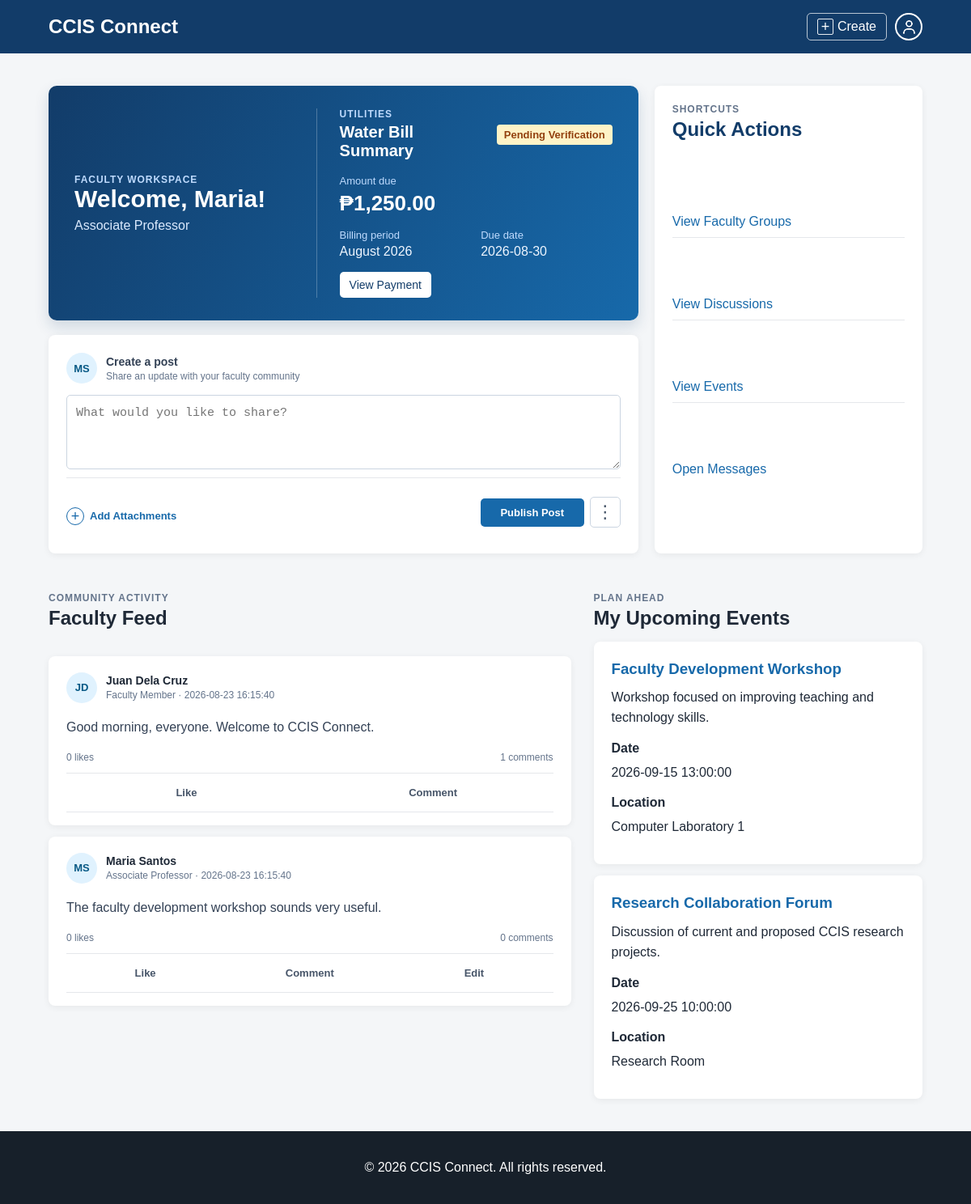
Page /dashboard.php (signed in) on the committed database.
### tables this page shows
CREATE TABLE users (
    id INT UNSIGNED AUTO_INCREMENT PRIMARY KEY,

    employee_id VARCHAR(50) NOT NULL UNIQUE,

    first_name VARCHAR(100) NOT NULL,
    last_name VARCHAR(100) NOT NULL,

    email VARCHAR(150) NOT NULL UNIQUE,

    password VARCHAR(255) NOT NULL,

    position VARCHAR(150) DEFAULT NULL,

    role ENUM('faculty', 'administrator')
        NOT NULL DEFAULT 'faculty',

    status ENUM('active', 'inactive', 'pending')
        NOT NULL DEFAULT 'active',

    created_at TIMESTAMP NOT NULL DEFAULT CURRENT_TIMESTAMP,

    updated_at TIMESTAMP NOT NULL DEFAULT CURRENT_TIMESTAMP
        ON UPDATE CURRENT_TIMESTAMP
);

CREATE TABLE water_bills (
    id INT UNSIGNED AUTO_INCREMENT PRIMARY KEY,

    water_account_id INT UNSIGNED NOT NULL,

    billing_period VARCHAR(50) NOT NULL,

    previous_reading DECIMAL(10,2)
        NOT NULL DEFAULT 0.00,

    current_reading DECIMAL(10,2)
        NOT NULL DEFAULT 0.00,

    consumption DECIMAL(10,2)
        NOT NULL DEFAULT 0.00,

    rate_per_unit DECIMAL(10,2)
        NOT NULL DEFAULT 0.00,

    base_charge DECIMAL(10,2)
        NOT NULL DEFAULT 0.00,

    additional_charge DECIMAL(10,2)
        NOT NULL DEFAULT 0.00,

    total_amount DECIMAL(10,2)
        NOT NULL DEFAULT 0.00,

    due_date DATE NOT NULL,

    status ENUM(
        'unpaid',
        'pending_verification',
        'paid',
        'overdue',
        'rejected'
    ) NOT NULL DEFAULT 'unpaid',

    created_by INT UNSIGNED NOT NULL,

    created_at TIMESTAMP NOT NULL DEFAULT CURRENT_TIMESTAMP,

    updated_at TIMESTAMP NOT NULL DEFAULT CURRENT_TIMESTAMP
        ON UPDATE CURRENT_TIMESTAMP,

    CONSTRAINT fk_bill_water_account
        FOREIGN KEY (water_account_id)
        REFERENCES water_accounts(id)
        ON DELETE CASCADE,

    CONSTRAINT fk_bill_created_by
        FOREIGN KEY (created_by)
        REFERENCES users(id)
        ON DELETE RESTRICT
);

CREATE TABLE posts (
    id INT UNSIGNED AUTO_INCREMENT PRIMARY KEY,

    user_id INT UNSIGNED NOT NULL,

    content TEXT NOT NULL,

    attachment_path VARCHAR(255) DEFAULT NULL,
    attachment_name VARCHAR(255) DEFAULT NULL,
    attachment_type ENUM('image', 'video', 'file') DEFAULT NULL,
    attachment_size INT UNSIGNED DEFAULT NULL,

    status ENUM('published', 'hidden', 'deleted')
        NOT NULL DEFAULT 'published',

    created_at TIMESTAMP NOT NULL DEFAULT CURRENT_TIMESTAMP,

    updated_at TIMESTAMP NOT NULL DEFAULT CURRENT_TIMESTAMP
        ON UPDATE CURRENT_TIMESTAMP,

    CONSTRAINT fk_post_user
        FOREIGN KEY (user_id)
        REFERENCES users(id)
        ON DELETE CASCADE
);

CREATE TABLE events (
    id INT UNSIGNED AUTO_INCREMENT PRIMARY KEY,

    title VARCHAR(255) NOT NULL,
    description TEXT DEFAULT NULL,

    event_date DATETIME NOT NULL,
    location VARCHAR(255) DEFAULT NULL,

    created_by INT UNSIGNED NOT NULL,

    status ENUM('upcoming', 'ongoing', 'completed', 'cancelled')
        NOT NULL DEFAULT 'upcoming',

    created_at TIMESTAMP NOT NULL DEFAULT CURRENT_TIMESTAMP,

    updated_at TIMESTAMP NOT NULL DEFAULT CURRENT_TIMESTAMP
        ON UPDATE CURRENT_TIMESTAMP,

    CONSTRAINT fk_event_created_by
        FOREIGN KEY (created_by)
        REFERENCES users(id)
        ON DELETE CASCADE
);

### includes/auth.php (called while the page is built, shortened)
<?php
function e(?string $value): string
{
    return htmlspecialchars($value ?? '', ENT_QUOTES, 'UTF-8');
}

### dashboard.php (the view, shortened to what this page needs)
<?php
require_once __DIR__ . '/config/database.php';
require_once __DIR__ . '/includes/auth.php';
$userId = (int) $_SESSION['user_id'];
$userStatement = $pdo->prepare(
    'SELECT employee_id, first_name, last_name, email,
            position, role
     FROM users
     WHERE id = :id
     LIMIT 1'
);
$userStatement->execute(['id' => $userId]);
$user = $userStatement->fetch();
$eventStatement = $pdo->query(
    'SELECT title, description, event_date, location
     FROM events
     WHERE event_date >= NOW()
     ORDER BY event_date ASC
     LIMIT 5'
);
$events = $eventStatement->fetchAll();
$postStatement = $pdo->prepare(
    'SELECT posts.id,
            posts.user_id,
            posts.content,
            posts.attachment_path,
            posts.attachment_name,
            posts.attachment_type,
            posts.created_at,
            users.first_name,
            users.last_name,
            users.position,
            (SELECT COUNT(*) FROM reactions WHERE reactions.post_id = posts.id) AS reaction_count,
            (SELECT COUNT(*) FROM comments WHERE comments.post_id = posts.id) AS comment_count,
            EXISTS (
                SELECT 1 FROM reactions
                WHERE reactions.post_id = posts.id
                AND reactions.user_id = :user_id
            ) AS user_reacted
     FROM posts
     INNER JOIN users ON users.id = posts.user_id
     WHERE posts.status = "published"
     ORDER BY posts.created_at DESC
     LIMIT 10'
);
$postStatement->execute(['user_id' => $userId]);
$posts = $postStatement->fetchAll();
$billStatement = $pdo->prepare(
    'SELECT wb.id, wb.billing_period, wb.total_amount AS amount, wb.due_date, wb.status
     FROM water_bills wb
     INNER JOIN water_accounts wa ON wb.water_account_id = wa.id
     WHERE wa.user_id = :user_id
     ORDER BY wb.due_date DESC
     LIMIT 1'
);
$billStatement->execute(['user_id' => $userId]);
$currentBill = $billStatement->fetch();
require_once __DIR__ . '/includes/header.php';
?>
<section class="dashboard-top">
    <div class="dashboard-main">
        <div class="dashboard-intro">
        <div>
            <p class="eyebrow">Faculty workspace</p>
            <h1>Welcome, <?= e($user['first_name']) ?>!</h1>
            <p><?= e($user['position'] ?? 'Faculty Member') ?></p>
        </div>
        <div class="intro-bill">
            <div class="card-heading">
                <div>
                    <p class="eyebrow">Utilities</p>
                    <h2>Water Bill Summary</h2>
                </div>
                <?php if ($currentBill): ?>
                    <span class="status <?= e($currentBill['status']) ?>">
                        <?= e(ucwords(str_replace('_', ' ', $currentBill['status']))) ?>
                    </span>
                <?php endif; ?>
            </div>
            <?php if ($currentBill): ?>
                <div class="bill-amount">
                    <span>Amount due</span>
                    <strong>₱<?= number_format((float) $currentBill['amount'], 2) ?></strong>
                </div>
                <div class="bill-meta">
                    <p><strong>Billing period</strong><?= e($currentBill['billing_period']) ?></p>
                    <p><strong>Due date</strong><?= e($currentBill['due_date']) ?></p>
                </div>
                <?php if ($currentBill['status'] !== 'paid'): ?>
                    <a
                        href="#"
                        class="button small"
                        onclick="alert('Water bill payment page will be added next.'); return false;"
                    >
                        View Payment
                    </a>
                <?php endif; ?>
            <?php else: ?>
                <p>No water bill is currently available.</p>
            <?php endif; ?>
        </div>
        </div>
        <div class="card post-composer">
            <div class="composer-heading">
                <span class="avatar" aria-hidden="true">
                    <?= e(strtoupper(substr($user['first_name'], 0, 1) . substr($user['last_name'], 0, 1))) ?>
                </span>
                <div>
                    <strong>Create a post</strong>
                    <small>Share an update with your faculty community</small>
                </div>
            </div>
            <form method="post" enctype="multipart/form-data">
                <textarea name="post_content" rows="3" maxlength="2000" placeholder="What would you like to share?"></textarea>
                <div class="composer-actions">
                    <div class="attachment-actions">
                        <label for="attachment" class="attachment-button">
                            <span aria-hidden="true">+</span>
                            Add Attachments
                        </label>
                    </div>
                    <div class="composer-publish-actions">
                        <button type="submit" class="button post-submit">Publish Post</button>
                        <details class="composer-menu">
                            <summary class="composer-more-button" aria-label="More create options" title="More create options">
                                <span aria-hidden="true">&#8942;</span>
                            </summary>
                        </details>
                    </div>
                </div>
            </form>
        </div>
    </div>
    <div class="card quick-actions-card">
        <div class="card-heading">
            <div>
                <p class="eyebrow">Shortcuts</p>
                <h2>Quick Actions</h2>
            </div>
        </div>
        <div class="quick-actions">
            <a href="#" class="action-link">View Faculty Groups</a>
            <a href="#" class="action-link">View Discussions</a>
            <a href="#" class="action-link">View Events</a>
            <a href="#" class="action-link">Open Messages</a>
        </div>
    </div>
</section>
<section class="dashboard-feeds" id="community-feed">
    <div class="content-section community-feed">
        <div class="section-heading">
            <div>
                <p class="eyebrow">Community activity</p>
                <h2>Faculty Feed</h2>
            </div>
        </div>
        <?php if (empty($posts)): ?>
            <div class="card empty-state">
                <p>No community posts yet.</p>
            </div>
        <?php else: ?>
            <div class="feed-list">
                <?php foreach ($posts as $post): ?>
                    <article class="card social-post">
                        <header class="post-author">
                            <span class="avatar" aria-hidden="true">
                                <?= e(strtoupper(substr($post['first_name'], 0, 1) . substr($post['last_name'], 0, 1))) ?>
                            </span>
                            <div>
                                <strong><?= e($post['first_name'] . ' ' . $post['last_name']) ?></strong>
                                <small><?= e($post['position'] ?? 'Faculty Member') ?> · <?= e($post['created_at']) ?></small>
                            </div>
                        </header>
                        <p class="post-content"><?= nl2br(e($post['content'])) ?></p>
                        <div class="post-summary">
                            <span><?= (int) $post['reaction_count'] ?> likes</span>
                            <span><?= (int) $post['comment_count'] ?> comments</span>
                        </div>
                        <div class="post-actions">
                            <form method="post">
                                <button type="submit" class="post-action <?= $post['user_reacted'] ? 'is-active' : '' ?>">
                                    <?= $post['user_reacted'] ? 'Liked' : 'Like' ?>
                                </button>
                            </form>
                            <button type="button" class="post-action comment-toggle" aria-expanded="false">Comment</button>
                            <?php if ((int) $post['user_id'] === $userId): ?>
                                <button
                                    type="button"
                                    class="post-action edit-toggle"
                                    data-edit-target="edit-form-<?= (int) $post['id'] ?>"
                                    aria-expanded="false"
                                    aria-controls="edit-form-<?= (int) $post['id'] ?>"
                                >Edit</button>
                            <?php endif; ?>
                        </div>
                    </article>
                <?php endforeach; ?>
            </div>
        <?php endif; ?>
    </div>
    <div class="content-section feed-updates">
        <div class="section-heading">
            <div>
                <p class="eyebrow">Plan ahead</p>
                <h2>My Upcoming Events</h2>
            </div>
        </div>
        <?php if (empty($events)): ?>
            <div class="card empty-state">
                <p>No upcoming events available.</p>
            </div>
        <?php else: ?>
            <div class="feed-list">
                <?php foreach ($events as $event): ?>
                    <article class="card event">
                        <h3><?= e($event['title']) ?></h3>
                        <p><?= nl2br(e($event['description'])) ?></p>
                        <p class="event-meta">
                            <strong>Date</strong><?= e($event['event_date']) ?>
                        </p>
                        <p class="event-meta">
                            <strong>Location</strong><?= e($event['location']) ?>
                        </p>
                    </article>
                <?php endforeach; ?>
            </div>
        <?php endif; ?>
    </div>
</section>
<?php require_once __DIR__ . '/includes/footer.php'; ?>

### rows in the picture
users: first_name "Maria", position "Associate Professor", first_name+last_name "MS"
water_bills: status "Pending Verification", total_amount "1,250.00", billing_period "August 2026", due_date "2026-08-30"
posts: user.last_name "JD", user.last_name "Juan Dela Cruz", user.position "Faculty Member", created_at "2026-08-23 16:15:40", content "Good morning, everyone. Welcome to CCIS Connect.", reaction_count "0", comment_count "1"
posts: user.last_name "MS", user.last_name "Maria Santos", user.position "Associate Professor", created_at "2026-08-23 16:15:40", content "The faculty development workshop sounds very useful.", reaction_count "0", comment_count "0"
events: title "Faculty Development Workshop", description "Workshop focused on improving teaching and technology skills.", event_date "2026-09-15 13:00:00", location "Computer Laboratory 1"
events: title "Research Collaboration Forum", description "Discussion of current and proposed CCIS research projects.", event_date "2026-09-25 10:00:00", location "Research Room"
